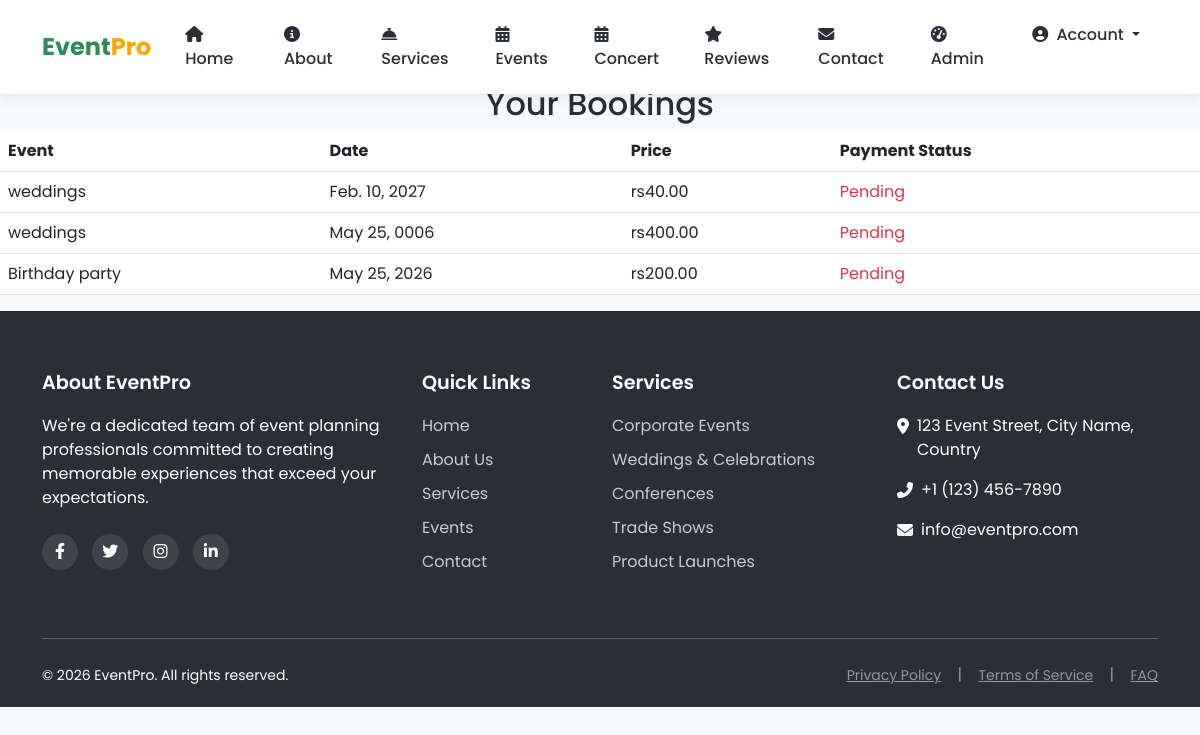
The page /bookings/ (signed in) on the database its author committed.
### events/models.py (models this page shows, shortened)
class Booking(models.Model):
    user = models.ForeignKey(User, on_delete=models.CASCADE)
    event = models.ForeignKey(Event, on_delete=models.CASCADE)
    booking_date = models.DateTimeField(auto_now_add=True)
    event_date = models.DateField()
    event_time = models.TimeField()  # Time for the event, like 18:30
    total_price = models.DecimalField(max_digits=10, decimal_places=2)
    payment_status = models.BooleanField(default=False)
    guest_count = models.PositiveIntegerField(default=20)
    additional_requests = models.TextField(blank=True, null=True)
    status = models.CharField(max_length=20, default="Pending", choices=[("Pending", "Pending"), ("Confirmed", "Confirmed"), ("Cancelled", "Cancelled")])
    location = models.CharField(max_length=255)
    phone_number = models.CharField(max_length=15, blank=True, null=True)  # Optional phone number field
    email = models.EmailField(blank=True, null=True)  # Optional email field

class Event(models.Model):
    title = models.CharField(max_length=255)
    description = models.TextField()
    category = models.CharField(max_length=20, choices=EVENT_CATEGORIES)
    price = models.DecimalField(max_digits=10, decimal_places=2)
    image = models.ImageField(upload_to='event_images/', blank=True, null=True)

### events/views.py (the view)
# urls.py: path('bookings/', views.bookings_list, name='bookings'),
def bookings_list(request):
    if request.user.is_authenticated:
        bookings = Booking.objects.filter(user=request.user)
    else:
        bookings = []
    return render(request, 'bookings.html', {'bookings': bookings})

### events/templates/bookings.html (shortened to what this page needs)
{% extends 'base.html' %}
{% block content %}
    <h2 class="text-center">Your Bookings</h2>
    <table class="table">
        <thead>
            <tr>
                <th>Event</th>
                <th>Date</th>
                <th>Price</th>
                <th>Payment Status</th>
            </tr>
        </thead>
        <tbody>
            {% for booking in bookings %}
                <tr>
                    <td>{{ booking.event.title }}</td>
                    <td>{{ booking.event_date }}</td>
                    <td>rs{{ booking.total_price }}</td>
                    <td>
                        {% if booking.payment_status %}
                            <span class="text-success">Paid</span>
                        {% else %}
                            <span class="text-danger">Pending</span>
                        {% endif %}
                    </td>
                </tr>
            {% endfor %}
        </tbody>
    </table>
{% endblock %}

### rows shown on the page
Booking: event "weddings", event_date "Feb. 10, 2027", total_price "40.00", payment_status "Pending"
Booking: event "weddings", event_date "May 25, 0006", total_price "400.00", payment_status "Pending"
Booking: event "Birthday party", event_date "May 25, 2026", total_price "200.00", payment_status "Pending"
